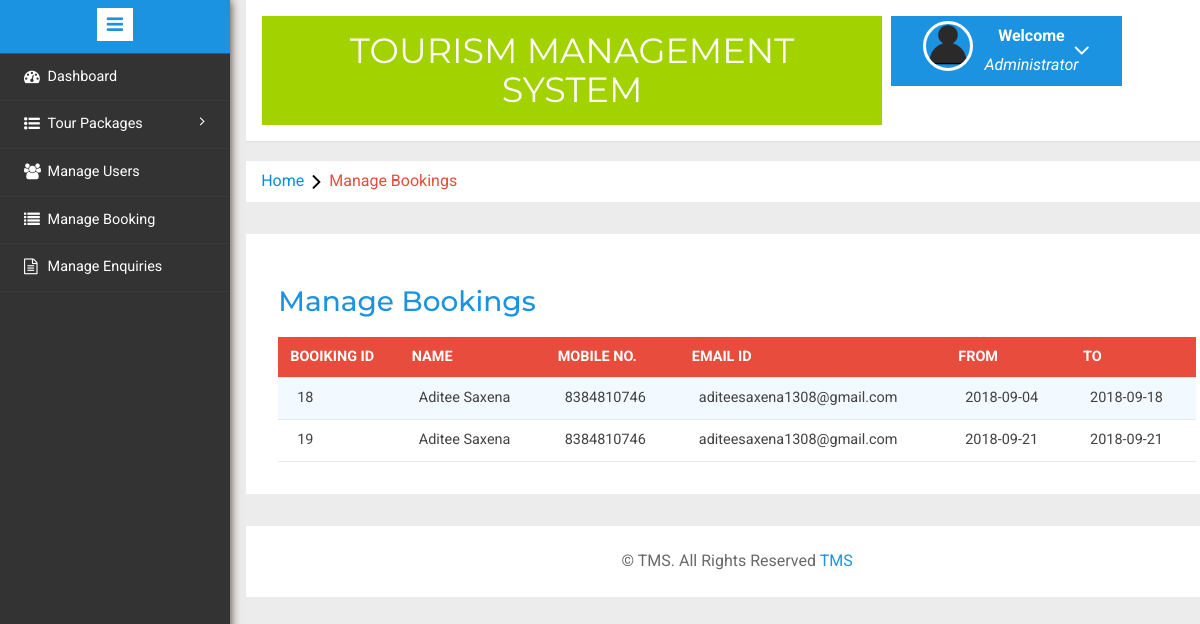
Page /admin/manage-bookings.php on the committed database.
### tables this page shows
CREATE TABLE `tblusers` (
  `id` int(11) NOT NULL,
  `FullName` varchar(100) NOT NULL,
  `MobileNumber` char(10) NOT NULL,
  `EmailId` varchar(70) NOT NULL,
  `Password` varchar(100) NOT NULL,
  `RegDate` timestamp NOT NULL DEFAULT CURRENT_TIMESTAMP,
  `UpdationDate` timestamp NOT NULL DEFAULT '0000-00-00 00:00:00' ON UPDATE CURRENT_TIMESTAMP
);

CREATE TABLE `tblbooking` (
  `BookingId` int(11) NOT NULL,
  `PackageId` int(11) NOT NULL,
  `UserEmail` varchar(100) NOT NULL,
  `FromDate` varchar(100) NOT NULL,
  `ToDate` varchar(100) NOT NULL,
  `RegDate` timestamp NOT NULL DEFAULT CURRENT_TIMESTAMP,
  `status` int(11) NOT NULL,
  `CancelledBy` varchar(5) DEFAULT NULL,
  `UpdationDate` timestamp NULL DEFAULT NULL ON UPDATE CURRENT_TIMESTAMP
);

### admin/operation.php (called while the page is built, shortened)
<?php
class Database extends Admin
{
    private $connection;
    public function connect_db()
    {
		$this->connection = mysqli_connect('localhost', 'root', '', 'tms');
    }
    public function manage_booking()
    {
        $sql = "SELECT tblbooking.BookingId as bookid,tblusers.FullName as fname,tblusers.MobileNumber as mnumber,
                tblusers.EmailId as email,tbltourpackages.PackageName as pckname,tblbooking.PackageId as pid,
                tblbooking.FromDate as fdate,tblbooking.ToDate as tdate,tblbooking.status as status,tblbooking.CancelledBy as cancelby
                ,tblbooking.UpdationDate as upddate from tblusers join  tblbooking on  tblbooking.UserEmail=tblusers.EmailId
                join tbltourpackages on tbltourpackages.PackageId=tblbooking.PackageId";
        $res=mysqli_query($this->connection, $sql);
        if (mysqli_num_rows($res)>0)
        {
            return $res;
        }
        else
        {
            return false;
        }
    }
}
$database = new Database();
?>

### admin/manage-bookings.php (the view, shortened to what this page needs)
<?php
require_once('operation.php');
?>
<!DOCTYPE HTML>
<html>
<head>
<link href="css/bootstrap.min.css" rel='stylesheet' type='text/css' />
<link href="css/style.css" rel='stylesheet' type='text/css' />
<link rel="stylesheet" href="css/morris.css" type="text/css"/>
<link href="css/font-awesome.css" rel="stylesheet">
<link rel="stylesheet" type="text/css" href="css/table-style.css" />
<link rel="stylesheet" type="text/css" href="css/basictable.css" />
<link rel="stylesheet" href="css/icon-font.min.css" type='text/css' />
<link href="css/style1.css" rel='stylesheet' type='text/css' />
</head>
<body>
   <div class="page-container">
       <div class="left-content">
	         <div class="mother-grid-inner">
				       <?php include('includes/header.php');?>
			     </div>
           <ol class="breadcrumb">
                <li class="breadcrumb-item"><a href="index.html">Home</a><i class="fa fa-angle-right"></i>Manage Bookings</li>
            </ol>
           <div class="agile-grids">
				       <div class="agile-tables">
					         <div class="w3l-table-info">
					             <h2>Manage Bookings</h2>
					             <table id="table">
						           <thead>
						          <tr>
						          <th>Booiking id</th>
							        <th>Name</th>
							        <th>Mobile No.</th>
							        <th>Email Id</th>
							        <th>From </th>
							        <th>To </th>
						          </tr>
						          </thead>
						          <tbody>
                          <?php
                              $res=$database->manage_booking();
                              if($res)
                              {
                                  if(mysqli_num_rows($res)>0)
                                  {
		                                  while($row=mysqli_fetch_assoc($res))
		                                  {
			                                    echo '<tr><td  align="center">'.$row['bookid'].'</td>
		                                            <td align="center">'.$row['fname'].'</td>
		                                            <td align="center">'.$row['mnumber'].'</td>
	                                             	<td align="center">'.$row['email'].'</td>
	                                             	<td align="center">'.$row['fdate'].'</td>
	                                             	<td align="center">'.$row['tdate'].'</td>
	                                             	</tr>';
		                                  }
	                                 }
																}
															?>
						            </tbody>
					              </table>
					           </div>
			 </div>
<?php include('includes/footer.php');?>
</div>
</div>
						<?php include('includes/sidebarmenu.php');?>
							</div>
</body>
</html>

### admin/css/table-style.css (style rules this page uses)
table { background: white; border-collapse: collapse; margin: 1.25em 0 0; width: 100%; }
table tr, table th, table td { border: none; border-bottom: 1px solid #e8e8e8; font-size: .95em; }
table th, table td { padding: 10px 12px; text-align: left; }
table th { background: #e74c3c; color: #fff; text-transform: uppercase; }
table tr td { background: #f3faff; color: #424242; }
table tr:nth-of-type(2n+2) td { background: #ffffff; }
table { width: 100%; }

### rows in the picture
tblusers: tblbooking.BookingId "18", FullName "Aditee Saxena", MobileNumber "8384810746", EmailId "aditeesaxena1308@gmail.com", tblbooking.FromDate "2018-09-04", tblbooking.ToDate "2018-09-18", tblbooking.BookingId "19", tblbooking.FromDate "2018-09-21", tblbooking.ToDate "2018-09-21"
